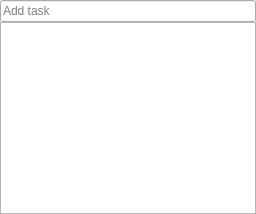
<?xml version="1.0" encoding="UTF-8"?>
<ui version="4.0">
 <class>DayTaskListWidget</class>
 <widget class="QWidget" name="DayTaskListWidget">
  <layout class="QVBoxLayout" name="verticalLayoutEvents">
   <property name="spacing"><number>0</number></property>
   <property name="leftMargin"><number>0</number></property>
   <property name="topMargin"><number>0</number></property>
   <property name="rightMargin"><number>0</number></property>
   <property name="bottomMargin"><number>0</number></property>
   <item>
    <widget class="QLineEdit" name="lineEditQuickTask">
     <property name="toolTip"><string>Add a task for the selected day. Press Enter to save.</string></property>
     <property name="placeholderText"><string>Add task</string></property>
     <property name="clearButtonEnabled"><bool>true</bool></property>
    </widget>
   </item>
   <item>
    <widget class="QTableView" name="listViewDay"/>
   </item>
  </layout>
 </widget>
 <resources/>
 <connections/>
</ui>
